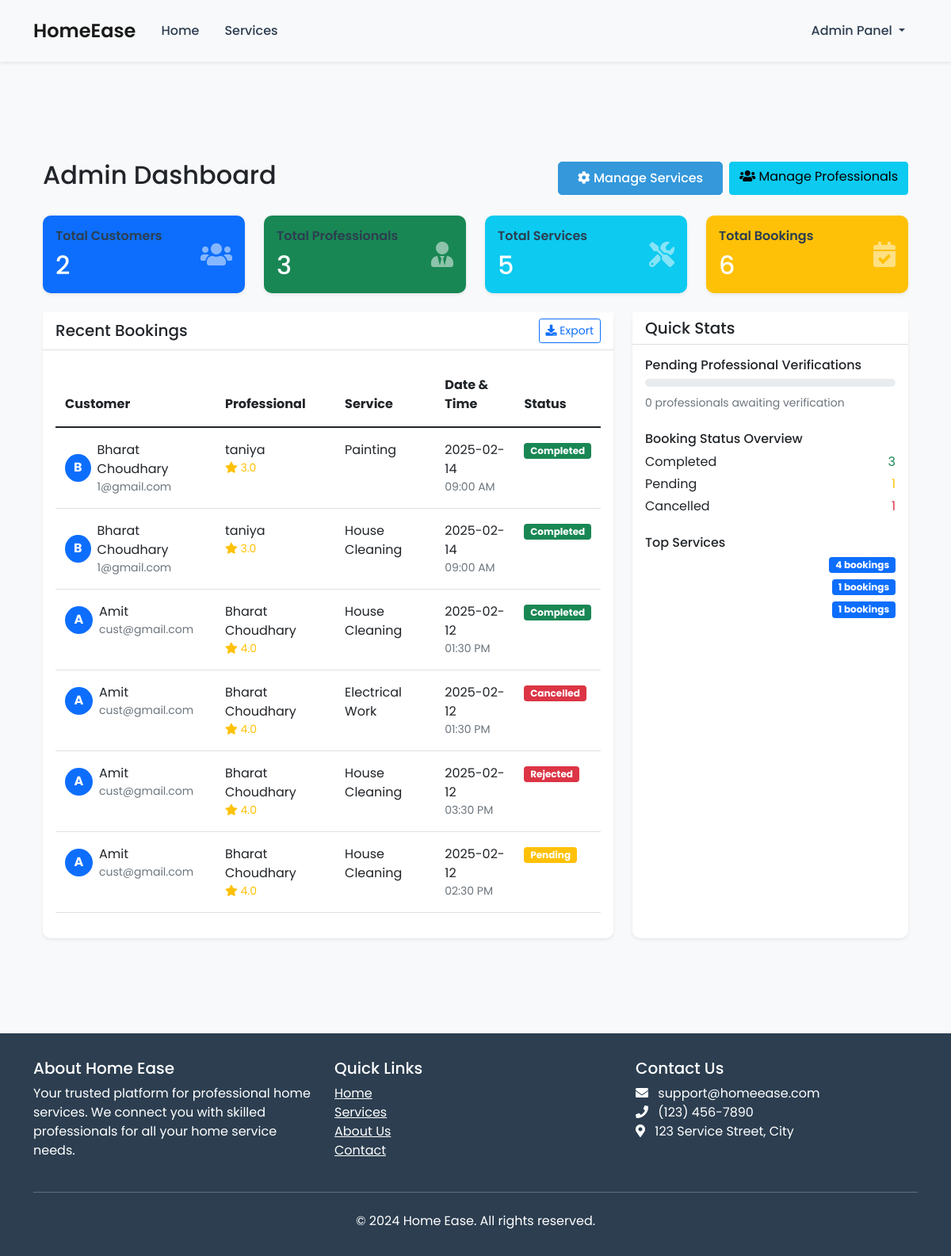
Screenshot of /admin/dashboard (signed in) with the database file from the repository.
### models.py (models this page shows, shortened)
class ServiceRequest(db.Model):
    __tablename__ = 'service_requests'
    request_id = db.Column(db.Integer, primary_key=True)
    customer_id = db.Column(db.Integer, db.ForeignKey('customers.customer_id'), nullable=False)
    professional_id = db.Column(db.Integer, db.ForeignKey('professionals.professional_id'), nullable=False)
    service_id = db.Column(db.Integer, db.ForeignKey('services.service_id'), nullable=False)
    request_date = db.Column(db.Date, nullable=False)
    request_time = db.Column(db.Time, nullable=False)
    status = db.Column(db.String(20), default='Pending')  # Pending, Accepted, Completed, Rejected
    notes = db.Column(db.Text)
    created_at = db.Column(db.DateTime, default=datetime.utcnow)
    accepted_at = db.Column(db.DateTime)
    completed_at = db.Column(db.DateTime)
    rejected_at = db.Column(db.DateTime)
    professional_rating = db.relationship('ProfessionalRating', backref='service_request', lazy=True)

class Customer(db.Model):
    __tablename__ = 'customers'
    customer_id = db.Column(db.Integer, primary_key=True)
    full_name = db.Column(db.String(100), nullable=False)
    email = db.Column(db.String(120), unique=True, nullable=False)
    phone = db.Column(db.String(20), nullable=False)
    address = db.Column(db.Text, nullable=False)
    password = db.Column(db.String(255), nullable=False)
    created_at = db.Column(db.DateTime, default=datetime.utcnow)
    service_requests = db.relationship('ServiceRequest', backref='customer', lazy=True)
    ratings = db.relationship('ProfessionalRating', backref='customer', lazy=True)

class Professional(db.Model):
    __tablename__ = 'professionals'
    professional_id = db.Column(db.Integer, primary_key=True)
    full_name = db.Column(db.String(100), nullable=False)
    email = db.Column(db.String(120), unique=True, nullable=False)
    phone = db.Column(db.String(20), nullable=False)
    experience_years = db.Column(db.Integer, nullable=False)
    password_hash = db.Column(db.String(128))
    is_verified = db.Column(db.Boolean, default=False)
    avg_rating = db.Column(db.Float, default=0.0)
    total_ratings = db.Column(db.Integer, default=0)
    created_at = db.Column(db.DateTime, default=datetime.utcnow)
    service_requests = db.relationship('ServiceRequest', backref='professional', lazy=True)
    ratings = db.relationship('ProfessionalRating', backref='professional', lazy=True)
    professional_services = db.relationship('ProfessionalService', backref='professional', lazy=True)

class Service(db.Model):
    __tablename__ = 'services'
    service_id = db.Column(db.Integer, primary_key=True)
    service_name = db.Column(db.String(100), nullable=False)
    description = db.Column(db.Text, nullable=False)
    base_price = db.Column(db.Float, nullable=False)
    category = db.Column(db.String(50), nullable=False)
    created_at = db.Column(db.DateTime, default=datetime.utcnow)
    is_active = db.Column(db.Boolean, default=True)
    service_requests = db.relationship('ServiceRequest', backref='service', lazy=True)
    professional_services = db.relationship('ProfessionalService', backref='service', lazy=True)

### routes.py (the view)
@app.route('/admin/dashboard')
def admin_dashboard():
    if 'user_id' not in session or session['user_type'] != 'admin':
        return redirect(url_for('admin_login'))
    total_customers = Customer.query.count()
    total_professionals = Professional.query.count()
    total_services = Service.query.count()
    total_bookings = ServiceRequest.query.count()
    recent_bookings = ServiceRequest.query.order_by(ServiceRequest.request_date.desc()).limit(10).all()
    pending_verifications = Professional.query.filter_by(is_verified=False).count()
    completed_bookings = ServiceRequest.query.filter_by(status='Completed').count()
    pending_bookings = ServiceRequest.query.filter_by(status='Pending').count()
    cancelled_bookings = ServiceRequest.query.filter_by(status='Rejected').count()
    top_services = db.session.query(
        Service,
        func.count(ServiceRequest.request_id).label('booking_count')
    ).join(ServiceRequest).group_by(Service).order_by(text('booking_count DESC')).limit(5).all()
    return render_template('admin/dashboard.html',
                         total_customers=total_customers,
                         total_professionals=total_professionals,
                         total_services=total_services,
                         total_bookings=total_bookings,
                         recent_bookings=recent_bookings,
                         pending_verifications=pending_verifications,
                         completed_bookings=completed_bookings,
                         pending_bookings=pending_bookings,
                         cancelled_bookings=cancelled_bookings,
                         top_services=top_services)

### routes.py (called while the page is built)
@app.context_processor
def inject_current_user():
    return dict(current_user=current_user)

@app.before_request
def make_session_permanent():
    session.permanent = True
    app.permanent_session_lifetime = timedelta(days=5)

### templates/admin/dashboard.html (shortened to what this page needs)
{% extends "base.html" %}
{% block content %}
<div class="container-fluid py-4">
    <div class="d-flex justify-content-between align-items-center mb-4">
        <h2>Admin Dashboard</h2>
        <div class="d-flex gap-2">
            <a href="{{ url_for('admin_services') }}" class="btn btn-primary">
                <i class="fas fa-cog"></i> Manage Services
            </a>
            <a href="{{ url_for('admin_professionals') }}" class="btn btn-info">
                <i class="fas fa-users"></i> Manage Professionals
            </a>
        </div>
    </div>
    <div class="row g-4 mb-4">
        <div class="col-md-3">
            <div class="card bg-primary text-white h-100">
                <div class="card-body">
                    <div class="d-flex justify-content-between align-items-center">
                        <div>
                            <h6 class="card-title mb-0">Total Customers</h6>
                            <h2 class="mt-2 mb-0">{{ total_customers }}</h2>
                        </div>
                        <i class="fas fa-users fa-2x opacity-50"></i>
                    </div>
                </div>
            </div>
        </div>
        <div class="col-md-3">
            <div class="card bg-success text-white h-100">
                <div class="card-body">
                    <div class="d-flex justify-content-between align-items-center">
                        <div>
                            <h6 class="card-title mb-0">Total Professionals</h6>
                            <h2 class="mt-2 mb-0">{{ total_professionals }}</h2>
                        </div>
                        <i class="fas fa-user-tie fa-2x opacity-50"></i>
                    </div>
                </div>
            </div>
        </div>
        <div class="col-md-3">
            <div class="card bg-info text-white h-100">
                <div class="card-body">
                    <div class="d-flex justify-content-between align-items-center">
                        <div>
                            <h6 class="card-title mb-0">Total Services</h6>
                            <h2 class="mt-2 mb-0">{{ total_services }}</h2>
                        </div>
                        <i class="fas fa-tools fa-2x opacity-50"></i>
                    </div>
                </div>
            </div>
        </div>
        <div class="col-md-3">
            <div class="card bg-warning text-white h-100">
                <div class="card-body">
                    <div class="d-flex justify-content-between align-items-center">
                        <div>
                            <h6 class="card-title mb-0">Total Bookings</h6>
                            <h2 class="mt-2 mb-0">{{ total_bookings }}</h2>
                        </div>
                        <i class="fas fa-calendar-check fa-2x opacity-50"></i>
                    </div>
                </div>
            </div>
        </div>
    </div>
    <div class="row">
        <div class="col-md-8 mb-4">
            <div class="card h-100">
                <div class="card-header bg-white">
                    <div class="d-flex justify-content-between align-items-center">
                        <h5 class="mb-0">Recent Bookings</h5>
                        <button class="btn btn-sm btn-outline-primary" onclick="exportTableToCSV('bookings.csv')">
                            <i class="fas fa-download"></i> Export
                        </button>
                    </div>
                </div>
                <div class="card-body">
                    {% if recent_bookings %}
                        <div class="table-responsive">
                            <table class="table table-hover" id="bookingsTable">
                                <thead>
                                    <tr>
                                        <th>Customer</th>
                                        <th>Professional</th>
                                        <th>Service</th>
                                        <th>Date & Time</th>
                                        <th>Status</th>
                                    </tr>
                                </thead>
                                <tbody>
                                    {% for booking in recent_bookings %}
                                    <tr>
                                        <td>
                                            <div class="d-flex align-items-center">
                                                <div class="avatar-circle bg-primary text-white me-2">
                                                    {{ booking.customer.full_name[:1] }}
                                                </div>
                                                <div>
                                                    {{ booking.customer.full_name }}
                                                    <div class="small text-muted">{{ booking.customer.email }}</div>
                                                </div>
                                            </div>
                                        </td>
                                        <td>
                                            <div>
                                                {{ booking.professional.full_name }}
                                                <div class="small text-muted">
                                                    {% if booking.professional.avg_rating > 0 %}
                                                        <span class="text-warning">
                                                            <i class="fas fa-star"></i>
                                                            {{ "%.1f"|format(booking.professional.avg_rating) }}
                                                        </span>
                                                    {% else %}
                                                        No ratings
                                                    {% endif %}
                                                </div>
                                            </div>
                                        </td>
                                        <td>{{ booking.service.service_name }}</td>
                                        <td>
                                            {{ booking.request_date.strftime('%Y-%m-%d') }}
                                            <div class="small text-muted">
                                                {{ booking.request_time.strftime('%I:%M %p') }}
                                            </div>
                                        </td>
                                        <td>
                                            <span class="badge bg-{{ 'success' if booking.status == 'Completed'
                                                else 'primary' if booking.status == 'Accepted'
                                                else 'warning' if booking.status == 'Pending'
                                                else 'danger' }}">
                                                {{ booking.status }}
                                            </span>
                                        </td>
                                    </tr>
                                    {% endfor %}
                                </tbody>
                            </table>
                        </div>
                    {% else %}
                        <p class="text-muted text-center py-4">No bookings yet.</p>
                    {% endif %}
                </div>
            </div>
        </div>
        <div class="col-md-4 mb-4">
            <div class="card h-100">
                <div class="card-header bg-white">
                    <h5 class="mb-0">Quick Stats</h5>
                </div>
                <div class="card-body">
                    <div class="mb-4">
                        <h6>Pending Professional Verifications</h6>
                        <div class="progress mb-2" style="height: 10px;">
                        </div>
                        <small class="text-muted">{{ pending_verifications }} professionals awaiting verification</small>
                    </div>
                    <div class="mb-4">
                        <h6>Booking Status Overview</h6>
                        <div class="d-flex justify-content-between mb-1">
                            <span>Completed</span>
                            <span class="text-success">{{ completed_bookings }}</span>
                        </div>
                        <div class="d-flex justify-content-between mb-1">
                            <span>Pending</span>
                            <span class="text-warning">{{ pending_bookings }}</span>
                        </div>
                        <div class="d-flex justify-content-between">
                            <span>Cancelled</span>
                            <span class="text-danger">{{ cancelled_bookings }}</span>
                        </div>
                    </div>
                    <div>
                        <h6>Top Services</h6>
                        {% for service in top_services %}
                        <div class="d-flex justify-content-between align-items-center mb-2">
                            <span class="badge bg-primary">{{ service.booking_count }} bookings</span>
                        </div>
                        {% endfor %}
                    </div>
                </div>
            </div>
        </div>
    </div>
</div>
{% endblock %}

### templates/base.html (style rules this page uses)
body { font-family: 'Poppins', sans-serif; background-color: #f8f9fa; }
.btn-primary { background-color: #3498db; border-color: #3498db; padding: 0.5rem 1.5rem; border-radius: 5px; font-weight: 500; }
.card { border: none; border-radius: 10px; box-shadow: 0 2px 10px rgba(0,0,0,.08); transition: transform 0.3s ease; }
.card-title { color: #2c3e50; font-weight: 600; }

### templates/admin/dashboard.html (style rules this page uses)
.avatar-circle { width: 35px; height: 35px; border-radius: 50%; display: flex; align-items: center; justify-content: center; font-weight: bold; }
.card { border: none; box-shadow: 0 0.125rem 0.25rem rgba(0,0,0,0.075); }
.progress { background-color: #e9ecef; border-radius: 0.5rem; }
.table > :not(caption) > * > * { padding: 1rem 0.75rem; }

### rows the page displays
ServiceRequest: customer "B", customer.full_name "Bharat Choudhary", customer.email "1@gmail.com", professional.full_name "taniya", service.service_name "Painting", request_date "2025-02-14", request_time "09:00 AM", status "Completed"
Professional: professional.avg_rating "3.0"
ServiceRequest: customer "B", customer.full_name "Bharat Choudhary", customer.email "1@gmail.com", professional.full_name "taniya", service.service_name "House Cleaning", request_date "2025-02-14", request_time "09:00 AM", status "Completed"
ServiceRequest: customer "A", customer.full_name "Amit", customer.email "cust@gmail.com", professional.full_name "Bharat Choudhary", service.service_name "House Cleaning", request_date "2025-02-12", request_time "01:30 PM", status "Completed"
Professional: professional.avg_rating "4.0"
ServiceRequest: customer "A", customer.full_name "Amit", customer.email "cust@gmail.com", professional.full_name "Bharat Choudhary", service.service_name "Electrical Work", request_date "2025-02-12", request_time "01:30 PM", status "Cancelled"
ServiceRequest: customer "A", customer.full_name "Amit", customer.email "cust@gmail.com", professional.full_name "Bharat Choudhary", service.service_name "House Cleaning", request_date "2025-02-12", request_time "03:30 PM", status "Rejected"
ServiceRequest: customer "A", customer.full_name "Amit", customer.email "cust@gmail.com", professional.full_name "Bharat Choudhary", service.service_name "House Cleaning", request_date "2025-02-12", request_time "02:30 PM", status "Pending"
Service: booking_count "4"
Service: booking_count "1"
Service: booking_count "1"

### other values shown
{{ total_customers }} "2"
{{ total_professionals }} "3"
{{ total_services }} "5"
{{ total_bookings }} "6"
{{ pending_verifications }} "0"
{{ completed_bookings }} "3"
{{ pending_bookings }} "1"
{{ cancelled_bookings }} "1"
